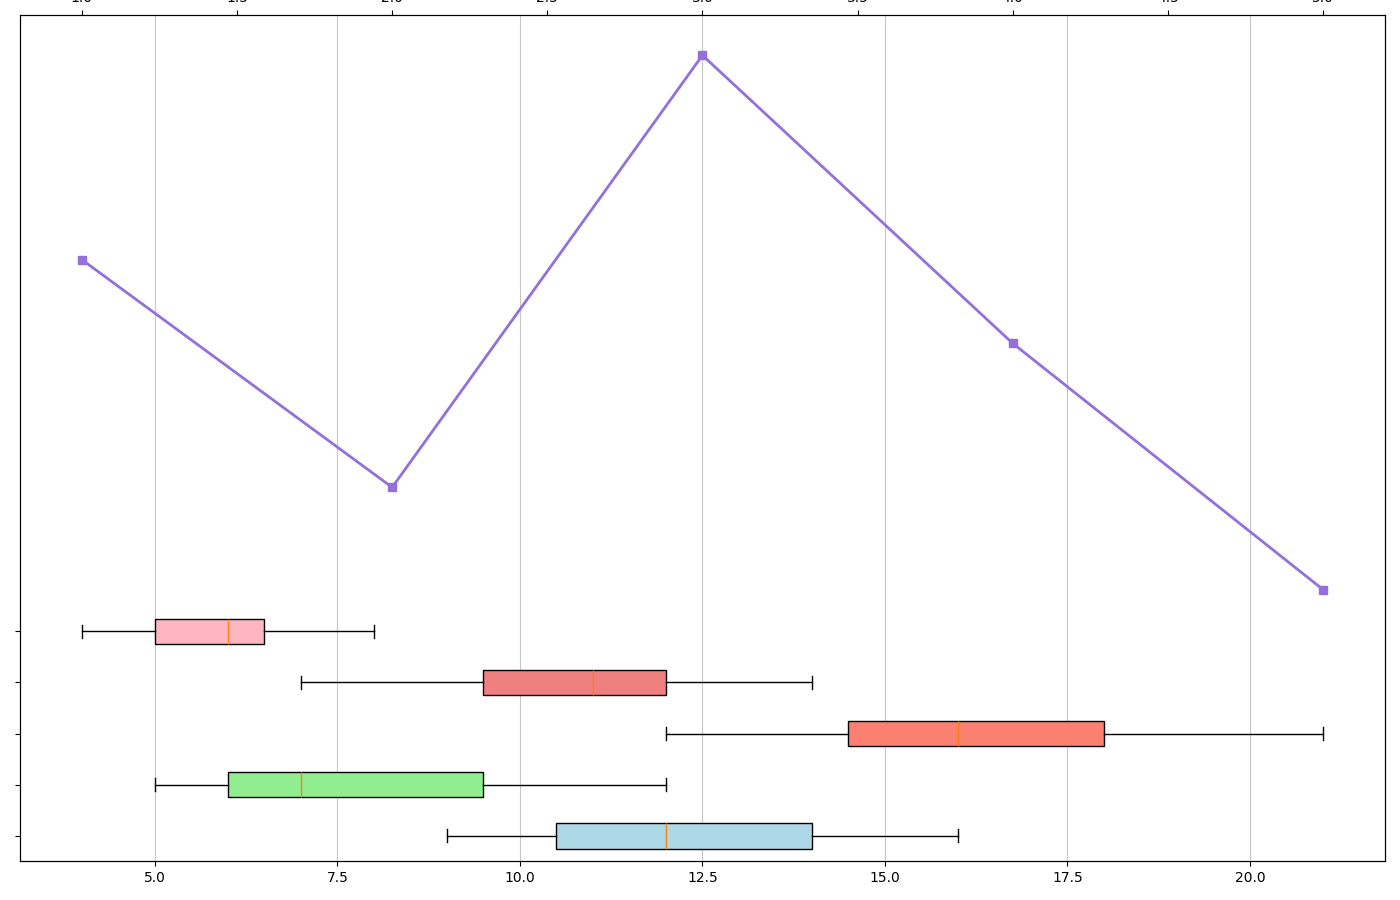

Recreate this plot in Python.
import matplotlib.pyplot as plt
import numpy as np

children_books = [14, 12, 13, 9, 11, 11, 14, 16, 15, 10, 10]
teens_books = [6, 11, 5, 7, 12, 8, 9, 5, 6, 10, 7]
adults_books = [17, 21, 15, 19, 16, 18, 12, 18, 15, 14, 14]
middle_aged_books = [11, 12, 13, 8, 10, 14, 7, 12, 10, 11, 9]
seniors_books = [7, 5, 5, 6, 8, 6, 5, 6, 5, 7, 4]

data = [children_books, teens_books, adults_books, middle_aged_books, seniors_books]

fig, ax = plt.subplots(figsize=(14, 9))
box = ax.boxplot(data, vert=False, patch_artist=True, labels=['']*len(data))

colors = ['lightblue', 'lightgreen', 'salmon', 'lightcoral', 'lightpink']
for patch, color in zip(box['boxes'], colors):
    patch.set_facecolor(color)

ax.grid(True, linestyle='-', alpha=0.7, axis='x')

plt.gca().set_aspect('auto', adjustable='box')
plt.tight_layout()

ax2 = ax.twiny()
book_trend = [np.mean(group) for group in data]
ax2.plot(np.arange(1, len(data)+1), book_trend, 's-', color='mediumpurple', linewidth=2)

plt.show()
